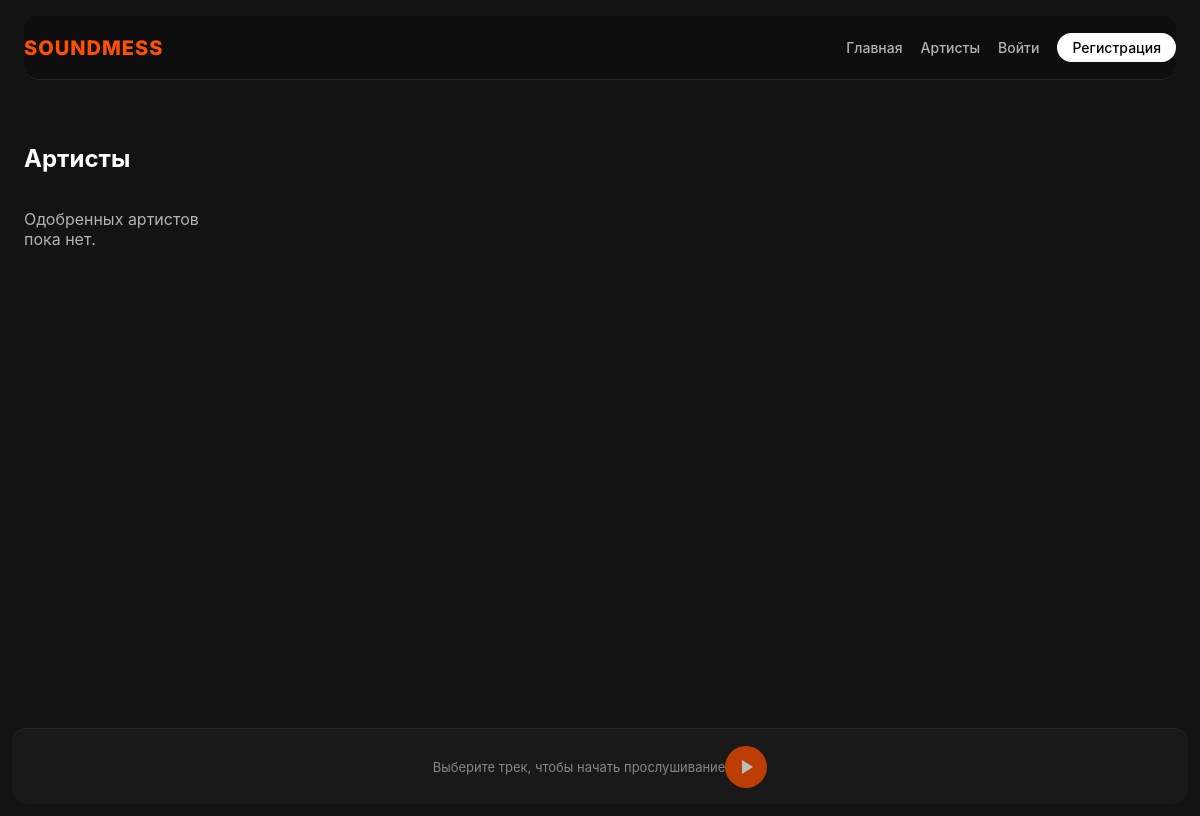
Page /artists/ on the earlier database version.
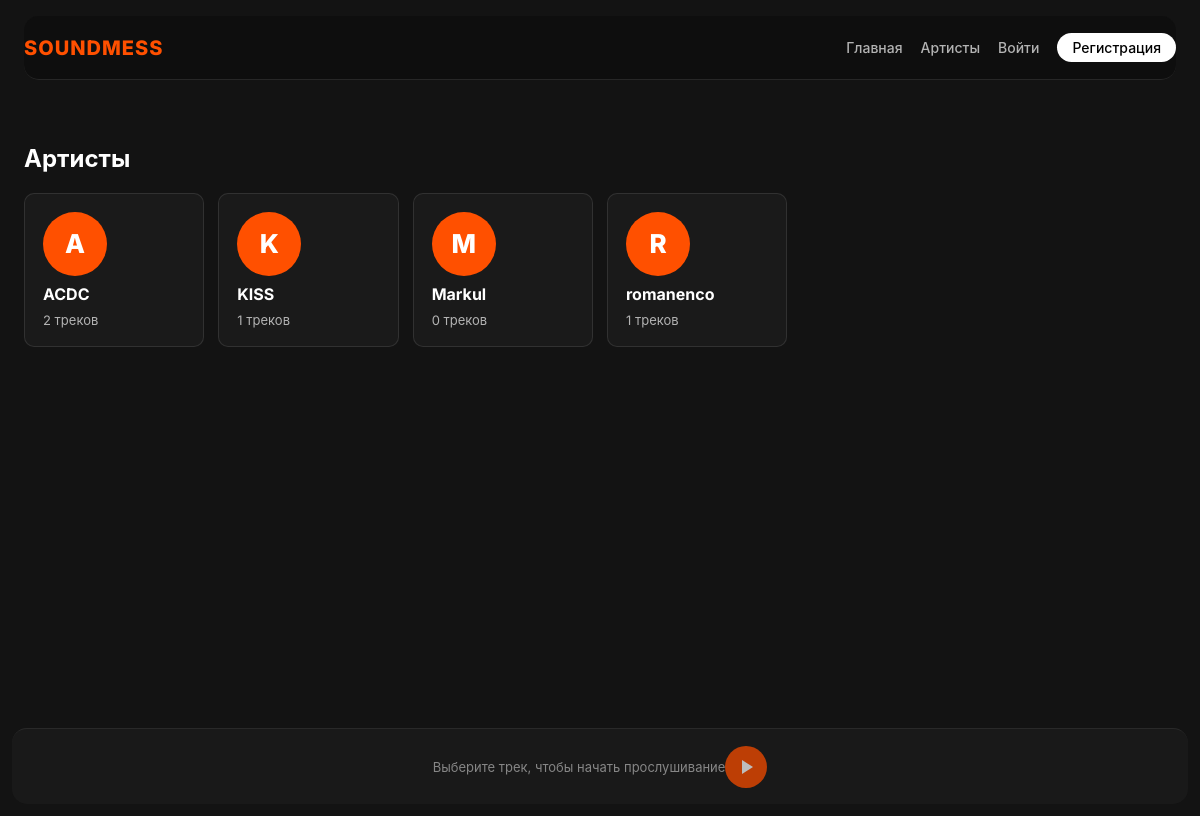
Same page on the later database version.
### pc_store/models.py (models this page shows, shortened)
class Artist(models.Model):
    MODERATION_STATUS_CHOICES = [
        ('pending', 'На модерации'),
        ('approved', 'Одобрен'),
        ('rejected', 'Отклонён'),
    ]
    user = models.OneToOneField(User, on_delete=models.CASCADE)
    bio = models.TextField(blank=True, verbose_name="О себе")
    is_premium = models.BooleanField(default=False, verbose_name="Платная подписка")
    moderation_status = models.CharField(
        max_length=10,
        choices=MODERATION_STATUS_CHOICES,
        default='pending',
        verbose_name="Статус модерации",
    )
    moderation_note = models.TextField(blank=True, verbose_name="Комментарий модератора")
    reviewed_at = models.DateTimeField(null=True, blank=True, verbose_name="Дата проверки")

### pc_store/views.py (the view)
# urls.py: path('artists/', views.artist_list, name='artist_list'),
def artist_list(request):
    artists = Artist.objects.filter(moderation_status='approved').select_related('user').order_by('user__username')
    return render(request, 'artists.html', {'artists': artists})

### templates/artists.html
{% extends 'base.html' %}
{% block content %}
<section class="directory-page">
    <h1>Артисты</h1>
    <div class="artist-grid">
        {% for artist in artists %}
            <a class="artist-card" href="{% url 'artist_detail' artist.id %}">
                <div class="artist-avatar">{{ artist.user.username|first|upper }}</div>
                <strong>{{ artist.user.username }}</strong>
                <span>{{ artist.tracks.count }} треков</span>
            </a>
        {% empty %}
            <p class="muted">Одобренных артистов пока нет.</p>
        {% endfor %}
    </div>
</section>
{% endblock %}

Differences in the rows shown:
now on this page (row edited): Artist: user.username|first "A", user.username "ACDC", tracks.count "2"
now on this page (row edited): Artist: user.username|first "K", user.username "KISS", tracks.count "1"
added Artist: user.username|first "M", user.username "Markul", tracks.count "0"
added Artist: user.username|first "R", user.username "romanenco", tracks.count "1"
Other differences:
text no longer shown: "Одобренных артистов пока нет."
